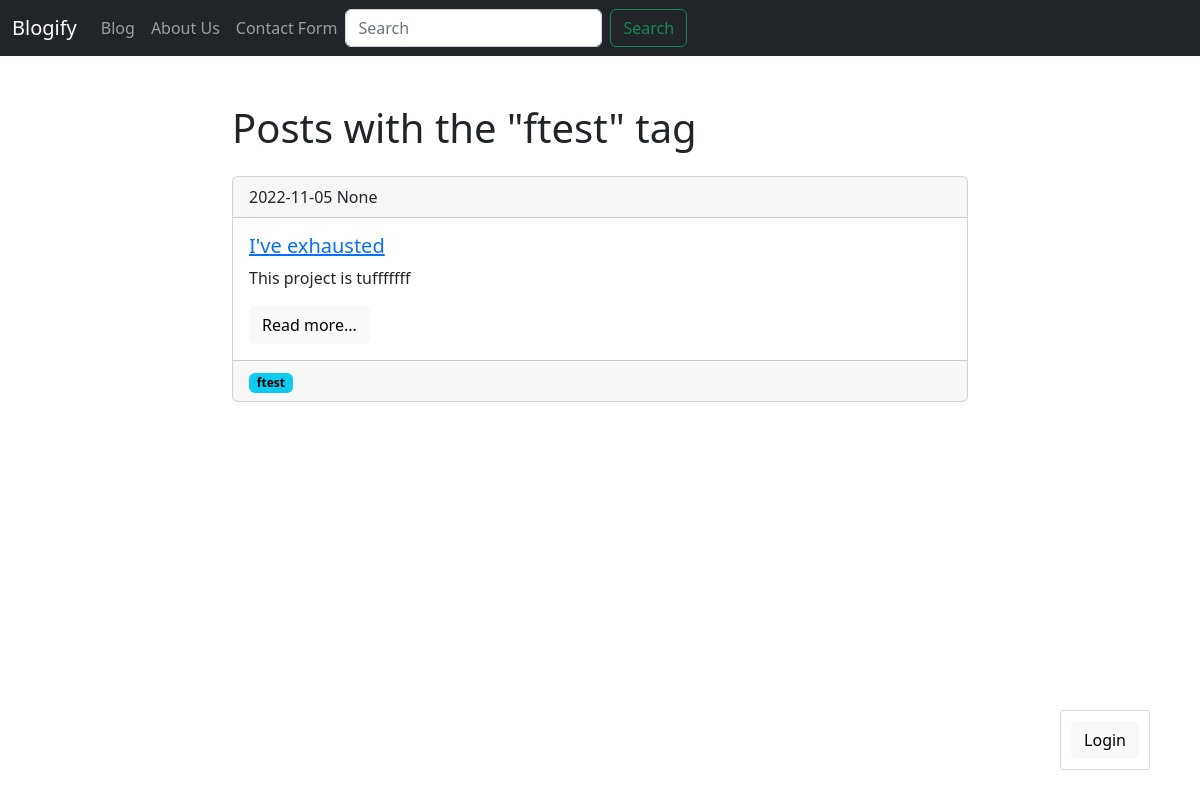
The app's page /blog/tags/ftest with its own data.
### models.py (models this page shows, shortened)
class Tag(db.Model):
    id = db.Column(db.Integer, primary_key=True)
    title = db.Column(db.String(140))
    slug = db.Column(db.String(140), unique=True)

class Post(db.Model):
    id = db.Column(db.Integer, primary_key=True)
    title = db.Column(db.String(140))
    slug = db.Column(db.String(140), unique=True)
    body = db.Column(db.Text)
    author = db.Column(db.String(50))
    created = db.Column(db.DateTime, default=datetime.now())
    tags = db.relationship('Tag', secondary=posts_tags,
    backref=db.backref('posts'), lazy='dynamic')

### posts/blueprint.py (the view)
@posts.route('/tags/<slug>')
def tag_detail(slug):
    tag = Tag.query.filter(Tag.slug==slug).first_or_404()
    return render_template('posts/tag_detail.html', tag=tag)

### posts/templates/posts/tag_detail.html (shortened to what this page needs)
{% extends 'base.html' %}
{% block content %}
    <h1>Posts with the "{{ tag.title }}" tag</h1>
    {% for post in tag.posts %}
        {% include 'posts/includes/card.html' %}
    {% endfor %}
{% endblock %}

### templates/base.html (shortened to what this page needs)
<!DOCTYPE html>
<html lang="en">
<head>
<link href="https://cdn.jsdelivr.net/npm/bootstrap@5.2.2/dist/css/bootstrap.min.css"
rel="stylesheet">
<link rel="stylesheet" href="/static/css/styles.css">
</head>
<body>
  <nav class="navbar navbar-expand-lg navbar-dark bg-dark mb-5">
    <div class="container-fluid">
      <a class="navbar-brand" href="{{ url_for('index') }}">Blogify</a>
      <div class="collapse navbar-collapse"
      id="navbarSupportedContent">
        <ul class="navbar-nav mr-auto">
          <li class="nav-item active">
            <a class="nav-link" href="{{ url_for('posts.posts_list') }}">Blog
            </a>
          </li>
          <li class="nav-item">
            <a class="nav-link" href="{{ url_for('about') }}">About Us</a>
          </li>
          <li class="nav-item">
            <a class="nav-link" href="{{ url_for('contact_us') }}">Contact Form</a>
          </li>
        </ul>
        <form class="d-flex" role="search" method="GET">
          <input class="form-control me-2" type="search" placeholder="Search" name="q">
          <button class="btn btn-outline-success" type="submit">Search</button>
        </form>
      </div>
    </div>
  </nav>
  <div class="container">
    <div class="row">
      <div class="col-8 mx-auto">
      {% block content %}
      {% endblock %}
    </div>
  </div>
  </div>
  <div class="login-panel">
    {% if current_user.is_authenticated %}
    <a href="{{ url_for('logout') }}"
    class="btn btn-light">Logout</a>
    {% else %}
        <a href="{{ url_for('login') }}"
        class="btn btn-light">Login</a>
    {% endif %}
  </div>
</body>
</html>

### posts/templates/posts/includes/card.html
<div class="card mb-4 mt-4">
  <div class="card-header">
    {{ post.created.date() }}
    {{ post.author }}
  </div>
  <div class="card-body">
    <h5 class="card-title">
      <a href="{{ url_for('posts.post_detail', slug=post.slug) }}">{{ post.title }}</a>
      </h5>
    <p class="card-text">{{ post.body }}</p>
    <a href="{{ url_for('posts.post_detail', slug=post.slug) }}" class="btn btn-light">Read more...</a>
  </div>
  {% if post.tags.count() %}
  <div class="card-footer text-muted">
    {% for tag in post.tags %}
    <a href="{{ url_for('posts.tag_detail', slug=tag.slug) }}">
      <span class="badge text-bg-info">{{ tag.title }}</span></a>
    {% endfor %}
  </div>
  {% endif %}
</div>

### static/css/styles.css (style rules this page uses)
.login-panel { border: 1px solid #dddddd; border-radius: 2px; position: fixed; right: 50px; bottom: 30px; padding: 10px; }

### records on screen
Tag: title "ftest"
Post: created "2022-11-05", author "None", title "I've exhausted", body "This project is tufffffff"
